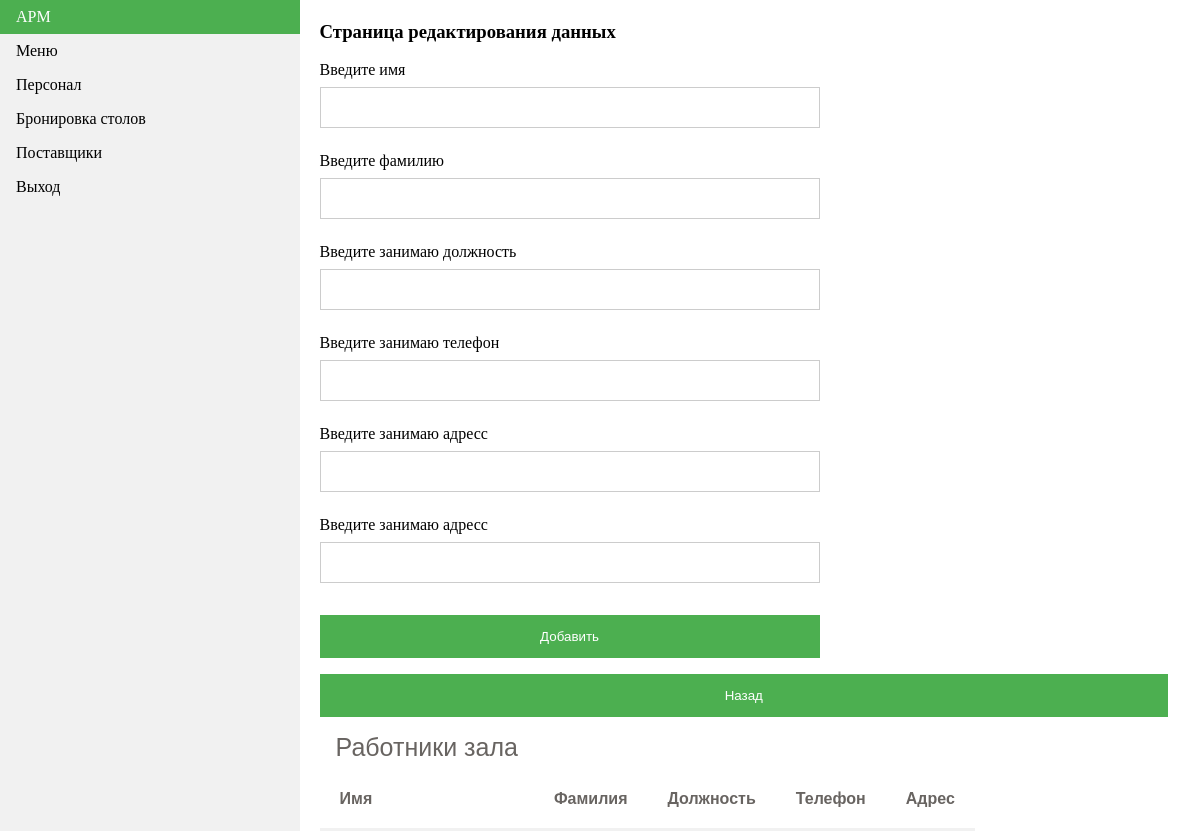
The page /employee/addEmployee/ on the database as committed earlier.
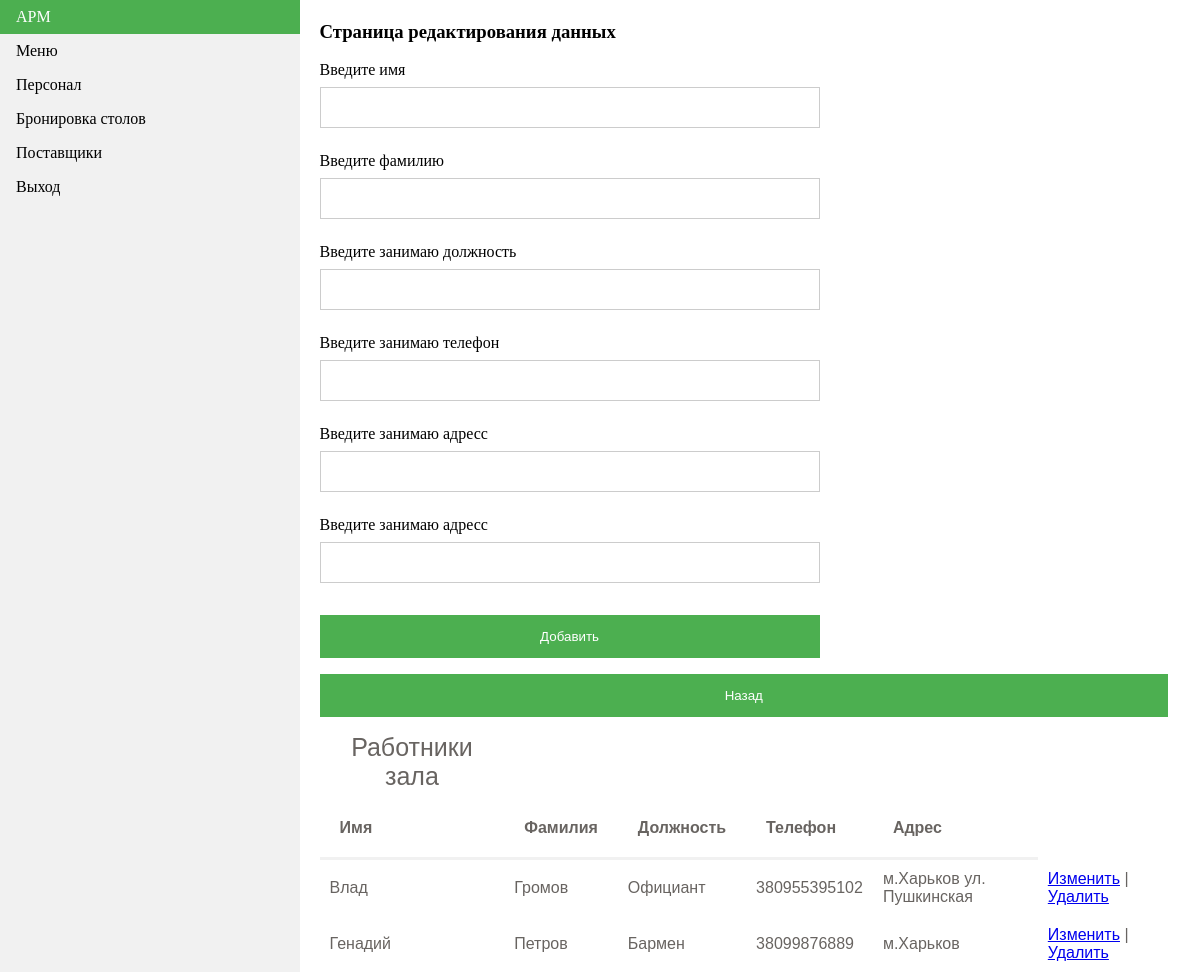
The same page on the database as committed later.
### EmployeeARM/models.py (models this page shows, shortened)
class Workers(models.Model):
    name = models.CharField(max_length=50)
    surname = models.CharField(max_length=50)
    position = models.CharField(max_length=50)
    phone = models.IntegerField()
    address = models.CharField(max_length=100)
    worksNumber = models.IntegerField()

### EmployeeARM/views.py (the view)
# urls.py: path('addEmployee/', views.add_bd, name='addEmployee/'),
def add_bd(request):
    people = Workers.objects.all()
    return render(request, 'EmployeeAPM/addEmployee.html', {"people": people})

### templates/EmployeeAPM/addEmployee.html (shortened to what this page needs)
{% extends "Entrance/novigation.html" %}
{% block content %}
    <div class="content" >
   <h3>Страница редактирования данных</h3>
    <form style="width: 500px" method="POST" action="/employee/addEmployee/1">
         <p>
            <label>Введите имя</label><br>
            <input type="text" name="name"/>
        </p>
         <p>
            <label>Введите фамилию</label><br>
            <input type="text" name="surname"/>
        </p>
        <p>
            <label>Введите занимаю должность</label><br>
            <input type="text" name="position"/>
        </p>
         <p>
            <label>Введите занимаю телефон</label><br>
            <input type="text" name="phone"/>
        </p>
         <p>
            <label>Введите занимаю адресс</label><br>
            <input type="text" name="address"  />
        </p>
        <p>
            <label>Введите занимаю адресс</label><br>
             <input type="text" name = 'worksNumber'/>
        </p>
         <button type="submit" >Добавить</button>
    </form >
<table>
<table><caption> Работники зала </caption>
    <tr><th> Имя </th> <th> Фамилия </th><th> Должность </th><th> Телефон </th><th> Адрес </th></tr>
    {% for res in people %}
     {% if res.worksNumber == 1 %}
       <tr>
                                       <td>{{ res.name }}</td>
                                       <td>{{ res.surname }}</td>
                                       <td>{{ res.position }}</td>
                                       <td>{{ res.phone}}</td>
                                       <td>{{ res.address }}</td>
                                  <td><a href="edit/{{res.id}}">Изменить</a> | <a href="delete/{{res.id}}">Удалить</a></td>
                               </tr>
                          {% endif %}
                      {% endfor %}
<form style="width: 500px"  action="/employee/">
         <button type="submit" >Назад</button>
    </form>
    </div>
    {% endblock %}

### templates/Entrance/novigation.html (shortened to what this page needs)
<!DOCTYPE html>
<html>
<head>
</head>
<body>
<ul class="sidenav">
  <li><a class="active" href="/homePage">АРМ</a></li>
  <li><a href="/menu">Меню</a></li>
  <li><a href="/employee">Персонал </a></li>
  <li><a  href="/tables"  >Бронировка столов</a></li>
  <li><a href="/suppliers">Поставщики</a></li>
  <li><a href="/">Выход</a></li>
</ul>
<div class="content">
        {% block content %}
        {% endblock %}
</div>
</body>

### templates/Entrance/novigation.html (style rules this page uses)
body { margin: 0; }
ul.sidenav { list-style-type: none; margin: 0; padding: 0; width: 25%; background-color: #f1f1f1; position: fixed; height: 100%; overflow: auto; }
ul.sidenav li a { display: block; color: #000; padding: 8px 16px; text-decoration: none; }
ul.sidenav li a.active { background-color: #4CAF50; color: white; }
div.content { margin-left: 13%; padding: 1px 16px; height: 100px; }
table { font-family: "Lucida Sans Unicode", "Lucida Grande", Sans-Serif; border-collapse: collapse; color: #686461; }
caption { padding: 20px; display: block; padding: 8px 16px; text-decoration: none; font-size: 25px; text-align: center; }
th { border-bottom: 3px solid #f1f1f1; padding: 20px; text-align: left; }
td { padding: 10px; }
input[type=text], input[type=password] { width: 100%; padding: 12px 20px; margin: 8px 0; display: inline-block; border: 1px solid #ccc; box-sizing: border-box; }
button { background-color: #4CAF50; color: white; padding: 14px 20px; margin: 8px 0; border: none; cursor: pointer; width: 100%; }

Rows that differ between the two databases and show on the page:
added Workers: name "Влад", surname "Громов", position "Официант", phone "380955395102", address "м.Харьков ул. Пушкинская"
added Workers: name "Генадий", surname "Петров", position "Бармен", phone "38099876889", address "м.Харьков"
